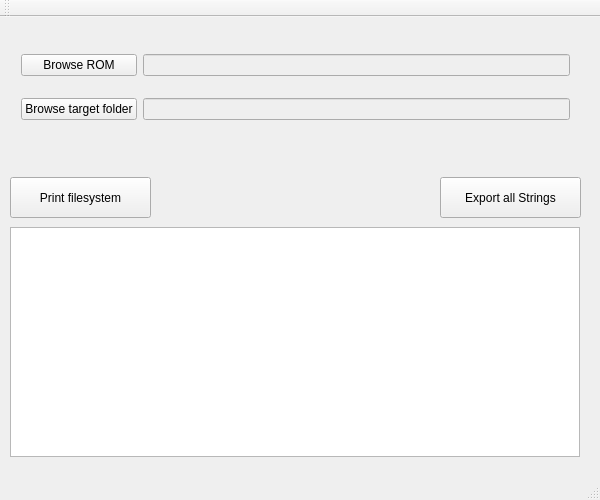
<?xml version="1.0" encoding="UTF-8"?>
<ui version="4.0">
 <class>QtNDSLocUtilsClass</class>
 <widget class="QMainWindow" name="QtNDSLocUtilsClass">
  <property name="geometry">
   <rect>
    <x>0</x>
    <y>0</y>
    <width>600</width>
    <height>500</height>
   </rect>
  </property>
  <property name="sizePolicy">
   <sizepolicy hsizetype="Minimum" vsizetype="Maximum">
    <horstretch>0</horstretch>
    <verstretch>0</verstretch>
   </sizepolicy>
  </property>
  <property name="minimumSize">
   <size>
    <width>600</width>
    <height>500</height>
   </size>
  </property>
  <property name="maximumSize">
   <size>
    <width>600</width>
    <height>500</height>
   </size>
  </property>
  <property name="acceptDrops">
   <bool>false</bool>
  </property>
  <property name="windowTitle">
   <string>NDS Loc Utils</string>
  </property>
  <widget class="QWidget" name="centralWidget">
   <widget class="QWidget" name="gridLayoutWidget">
    <property name="geometry">
     <rect>
      <x>10</x>
      <y>10</y>
      <width>571</width>
      <height>121</height>
     </rect>
    </property>
    <layout class="QGridLayout" name="gridLayout">
     <item row="1" column="1">
      <widget class="QLineEdit" name="lineTargetFolder">
       <property name="enabled">
        <bool>false</bool>
       </property>
      </widget>
     </item>
     <item row="0" column="0">
      <widget class="QPushButton" name="browseRom">
       <property name="text">
        <string>Browse ROM</string>
       </property>
      </widget>
     </item>
     <item row="1" column="0">
      <widget class="QPushButton" name="browseTargetFolder">
       <property name="text">
        <string>Browse target folder</string>
       </property>
      </widget>
     </item>
     <item row="0" column="1">
      <widget class="QLineEdit" name="lineRomPath">
       <property name="enabled">
        <bool>false</bool>
       </property>
      </widget>
     </item>
    </layout>
   </widget>
   <widget class="QPushButton" name="buttonExportStrings">
    <property name="enabled">
     <bool>true</bool>
    </property>
    <property name="geometry">
     <rect>
      <x>440</x>
      <y>160</y>
      <width>141</width>
      <height>41</height>
     </rect>
    </property>
    <property name="text">
     <string>Export all Strings</string>
    </property>
   </widget>
   <widget class="QTextEdit" name="textEditLog">
    <property name="enabled">
     <bool>true</bool>
    </property>
    <property name="geometry">
     <rect>
      <x>10</x>
      <y>210</y>
      <width>570</width>
      <height>230</height>
     </rect>
    </property>
    <property name="readOnly">
     <bool>true</bool>
    </property>
   </widget>
   <widget class="QPushButton" name="buttonPrintFilesystem">
    <property name="enabled">
     <bool>true</bool>
    </property>
    <property name="geometry">
     <rect>
      <x>10</x>
      <y>160</y>
      <width>141</width>
      <height>41</height>
     </rect>
    </property>
    <property name="text">
     <string>Print filesystem</string>
    </property>
   </widget>
  </widget>
  <widget class="QMenuBar" name="menuBar">
   <property name="geometry">
    <rect>
     <x>0</x>
     <y>0</y>
     <width>600</width>
     <height>26</height>
    </rect>
   </property>
  </widget>
  <widget class="QToolBar" name="mainToolBar">
   <attribute name="toolBarArea">
    <enum>TopToolBarArea</enum>
   </attribute>
   <attribute name="toolBarBreak">
    <bool>false</bool>
   </attribute>
  </widget>
  <widget class="QStatusBar" name="statusBar"/>
 </widget>
 <layoutdefault spacing="6" margin="11"/>
 <resources>
  <include location="QtNDSLocUtils.qrc"/>
 </resources>
 <connections/>
</ui>
